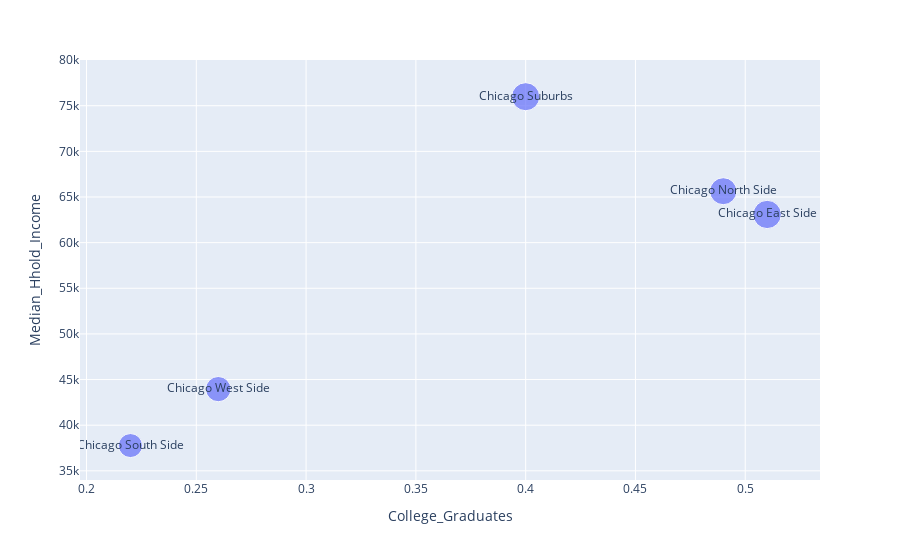

Notebook cell for this chart:
### Code cell
import plotly.express as px

df = px.data.gapminder()

fig = px.scatter(grouped_combined_df, x = 'College_Graduates', y= 'Median_Hhold_Income', size = 'Median_Rent', text = "area") 

fig.show()
# plot = copy_df.plot(kind= "bar",
#             x= 'city',
#             y= 'Median_Rent',
#             color= 'purple',
#             figsize= (100, 10),
#             alpha = 0.8,
#             legend = False,
#             title= 'Cities/ Chicago Neighborhoods Median Rent', 
#             xlabel = 'city/neighborhoods',
#             ylabel = 'Median Rent')
# plot.set_xticklabels(plot.get_xticklabels(), rotation=90)
# plot

### Figure 1 — Plotly figure (JSON) as saved in the notebook; plotly's stock layout.template omitted (floating-point values rounded to 4 significant figures)
{"data": [{"hovertemplate": "College_Graduates=%{x}<br>Median_Hhold_Income=%{y}<br>Median_Rent=%{marker.size}<br>area=%{text}<extra></extra>", "legendgroup": "", "marker": {"color": "#636efa", "size": [894.4, 986.5, 1129.0, 1220.0, 1238.0], "sizemode": "area", "sizeref": 3.096, "symbol": "circle"}, "mode": "markers+text", "name": "", "orientation": "v", "showlegend": false, "text": ["Chicago South Side", "Chicago West Side", "Chicago North Side", "Chicago Suburbs", "Chicago East Side"], "type": "scatter", "x": [0.22, 0.26, 0.49, 0.4, 0.51], "xaxis": "x", "y": [37770.0, 43950.0, 65640.0, 75990.0, 63090.0], "yaxis": "y"}], "layout": {"legend": {"itemsizing": "constant", "tracegroupgap": 0}, "margin": {"t": 60}, "xaxis": {"anchor": "y", "domain": [0, 1], "title": {"text": "College_Graduates"}}, "yaxis": {"anchor": "x", "domain": [0, 1], "title": {"text": "Median_Hhold_Income"}}}}
